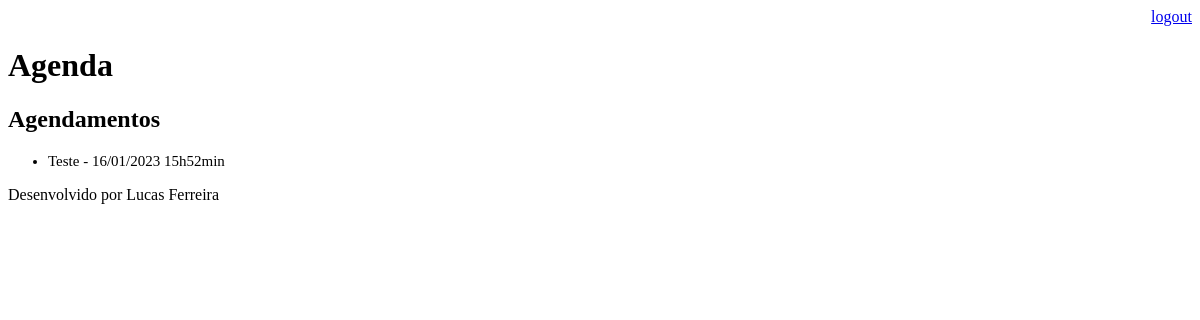
/agenda/ (signed in), run on an earlier commit of the app's database.
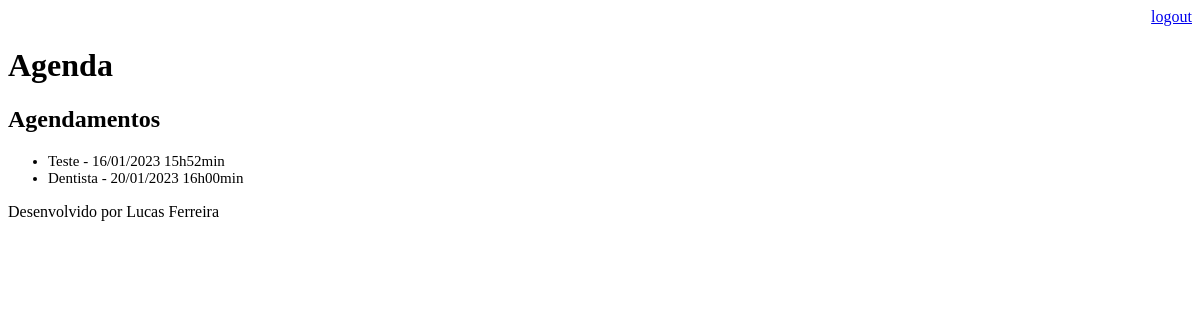
And on a later commit of the database.
### core/models.py (models this page shows, shortened)
class Evento(models.Model):
    titulo = models.CharField(max_length=100)
    descricao = models.TextField(blank=True, null=True)
    local = models.CharField(max_length=4000, blank=True, null=True)
    data_evento = models.DateTimeField(verbose_name='Data do Evento')
    data_criacao = models.DateTimeField(auto_now=True, verbose_name='Data de Criação')
    usuario = models.ForeignKey(User, on_delete=models.CASCADE)
    def get_data_evento(self):
        return self.data_evento.strftime('%d/%m/%Y %Hh%Mmin')

### core/views.py (the view)
# urls.py: path('agenda/', views.lista_eventos),
@login_required(login_url="/login/")
def lista_eventos(request) -> HttpResponse:
    usuario = request.user
    eventos = models.Evento.objects.filter(usuario=usuario)
    dados = {'eventos': eventos}
    return render(request, 'agenda.html', dados)

### templates/agenda.html
{% extends "model_page.html" %}
{% block content %}
    <h2>Agendamentos</h2>
    <ul style="font-size: 15px">
        {% for evento in eventos %}
            <li>{{ evento.titulo }} - {{ evento.get_data_evento }}</li>
        {% endfor %}
    </ul>
{% endblock %}

### templates/model_page.html
<!DOCTYPE html>
<html lang="en">
<head>
    {% include "model_header.html" %}
</head>
<body>
    {% block content %} {% endblock %}
    {% include "model_footer.html" %}
</body>
</html>

### templates/model_header.html (shortened to what this page needs)
    <div align="right">
        <a href="/logout">logout</a>
    </div>
    <h1>Agenda</h1>

### templates/model_footer.html
<p> Desenvolvido por Lucas Ferreira </p>

What changed in the data, as far as the page shows it:
added Evento: titulo "Dentista", get_data_evento "20/01/2023 16h00min"
